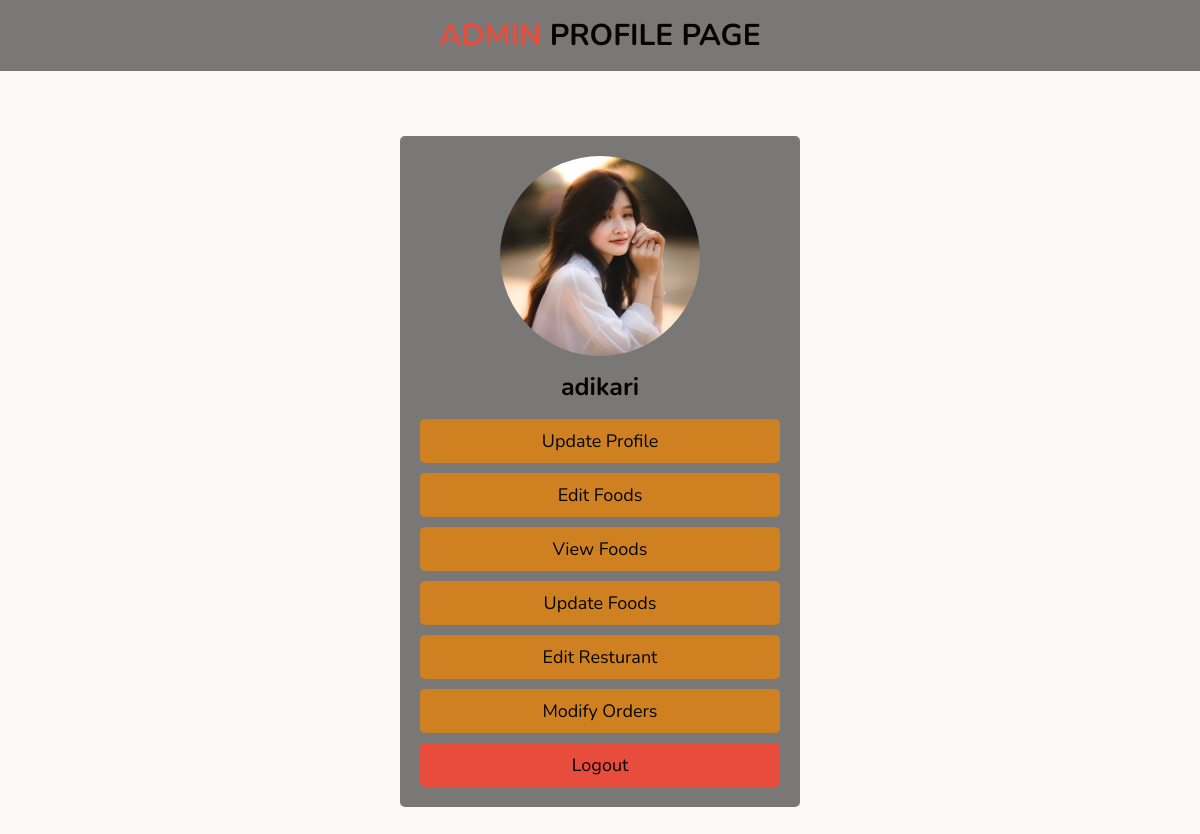
The page /admin/admin_page.php (signed in) on the database its author committed.
### tables this page shows
CREATE TABLE `user` (
  `userID` int(50) NOT NULL,
  `username` varchar(50) NOT NULL,
  `password` varchar(255) NOT NULL,
  `address` varchar(50) NOT NULL,
  `email` varchar(50) NOT NULL,
  `orders` varchar(50) NOT NULL,
  `user_type` varchar(20) NOT NULL DEFAULT 'user',
  `image` varchar(100) NOT NULL
);

### admin/admin_page.php (the view, shortened to what this page needs)
<?php
include 'config.php';
$admin_id = $_SESSION['admin_id'];
?>
<!DOCTYPE html>
<html lang="en">
<head>
   <link rel="stylesheet" href="https://cdnjs.cloudflare.com/ajax/libs/font-awesome/6.1.1/css/all.min.css">
   <link rel="stylesheet" href="css/style.css">
</head>
<body>
<h1 class="title"> <span>Admin</span> Profile Page </h1>
<section class="profile-container">
   <?php
      $select_profile = $conn->prepare("SELECT * FROM `user` WHERE userID = ?");
      $select_profile->execute([$admin_id]);
      $fetch_profile = $select_profile->fetch(PDO::FETCH_ASSOC);
   ?>
   <div class="profile">
      <img src="uploaded_img/<?= $fetch_profile['image']; ?>" alt="Profile Picture">
      <h3><?= $fetch_profile['username']; ?></h3>
      <a href="admin_profile_update.php" class="btn">Update Profile</a>
      <a href="insertadmin.php" class="btn">Edit Foods</a>
      <a href="products.php" class="btn">View Foods</a>
      <a href="admin_update.php?edit=2" class="btn">Update Foods</a>
      <a href="admin_profile_update.php" class="btn">Edit Resturant</a>
      <a href="admin_profile_update.php" class="btn">Modify Orders</a>
      <a href="logout.php" class="delete-btn">Logout</a>
   </div>
</section>
</body>
</html>

### admin/css/style.css (style rules this page uses)
:root { --blue:#cf8122; --orange:#f39c12; --red:#e74c3c; --white:#040404; --light-color:#f5efef; --black:#797877; --light-bg:#fbf9f6; }
* { font-family: 'Nunito', sans-serif; margin:0; padding:0; box-sizing: border-box; outline: none; border:none; text-decoration: none; }
html { font-size: 62.5%; overflow-x: hidden; background-color: var(--light-bg); }
.title { padding:1.5rem 1rem; text-align: center; background-color: var(--black); font-size: 3rem; text-transform: uppercase; color:var(--white); }
.title span { color:var(--red); }
.btn, .delete-btn, .option-btn { display: block; width: 100%; border-radius: .5rem; color:var(--white); font-size: 1.8rem; cursor: pointer; padding:1rem 3rem; text-transform: capitalize; text-align: center; margin-top: 1rem; }
.btn { background-color: var(--blue); }
.delete-btn { background-color: var(--red); }
.profile-container { display: flex; align-items: center; justify-content: center; padding:2rem; min-height: 100vh; }
.profile-container .profile { width: 40rem; border-radius: .5rem; background-color: var(--black); padding:2rem; text-align: center; }
.profile-container .profile img { height: 20rem; width: 20rem; border-radius: 50%; object-fit: cover; margin-bottom: .5rem; }
.profile-container .profile h3 { font-size: 2.5rem; padding:.5rem 0; color:var(--white); }

### rows shown on the page
user: image (picture), username "adikari"
